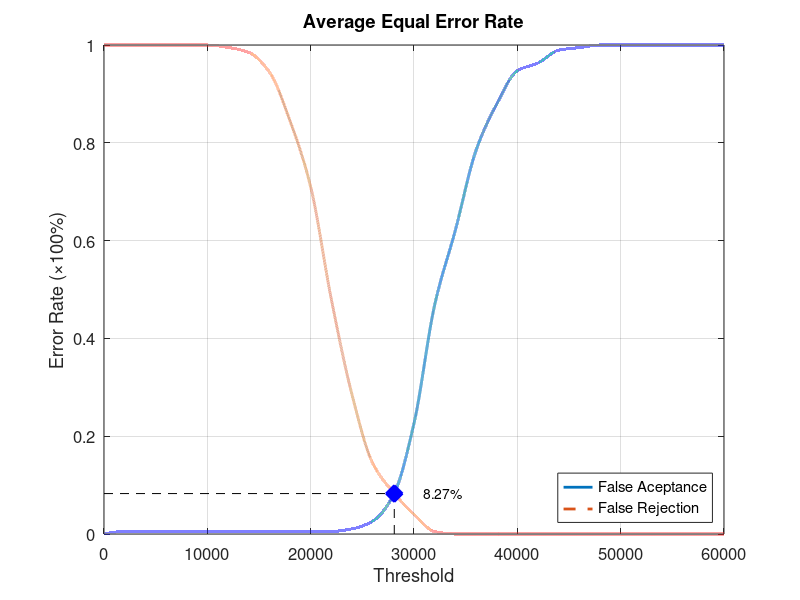
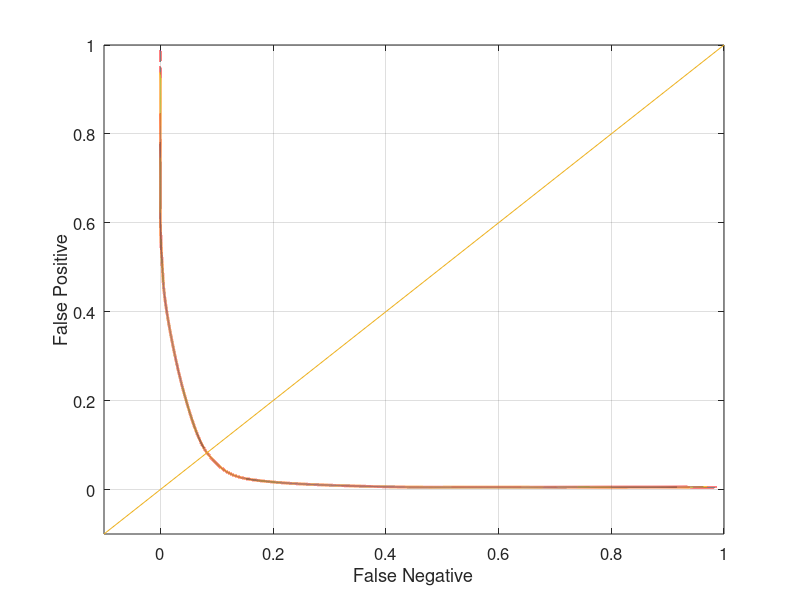

Here is the MATLAB script that generated these plots, in order:
function yEER = Database3_2
close all;
clear;
clc;
x = 0:2000:60000;
xq = 0:0.5:60000;

y0 = [0 0.00526316 0.00526316 0.00526316 0.00526316 0.00526316 0.00526316 0.00526316 0.00526316 0.00526316 0.00526316 0.00526316 0.0105263 0.0263158 0.0789474 0.226316 0.468421 0.621053 0.784211 0.878947 0.947368 0.963158 0.989474 0.994737 1 1 1 1 1 1 1];
yy0 = interp1(x, y0, xq, 'pchip');
y1 = [1 1 1 1 1 1 0.995 0.985 0.945 0.845 0.71 0.48 0.285 0.145 0.085 0.04 0.005 0 0 0 0 0 0 0 0 0 0 0 0 0 0];
yy1 = interp1(x, y1, xq, 'pchip');

% Calculating EER: 
y2 = abs(y0 - y1);
find(y2 == min(y2))
yy2 = abs(yy0 - yy1);
xEER = find(yy2 == min(yy2));
xEERIndex = xq(xEER) % X-axis EER
yEER = yy0(xEER) % Y-axis EER

main = figure
plot(xq, yy0,'-','LineWidth', 2);	hold on
plot(xq, yy1,'--','LineWidth', 2);	hold on
plot([xEERIndex xEERIndex], [0 yEER], 'k--');	hold on
plot([0 xEERIndex], [yEER yEER], 'k--');	hold on
plot(xEERIndex, yEER, 'bx', 'LineWidth', 10);	hold on
text(xEERIndex + 10 * xEERIndex / 100, yEER, [num2str(round((10000 * yEER)) / 100) '%'])
legend('False Aceptance', 'False Rejection', 'Location', 'SouthEast')
xlabel('Threshold')
ylabel('Error Rate (\times100%)')
title('Average Equal Error Rate')
set(gca, 'FontSize', 12)
axis([0 60000 0 1])
grid on

print(main, 'Database3_2Main', '-dpng');
FNRxFPR = figure('Color', [1 1 1]);
plot(yy1, yy0, '-', yy1, yy0, 'LineWidth', 2);
hold on
y = -0.1:0.1:1
plot(y, y); 
set(gca, 'FontSize', 12)
xlabel('False Negative')
ylabel('False Positive')
axis([-0.1 1 -0.1 1])
set(gca, 'FontSize', 12)
grid on

print(FNRxFPR, 'Database3_2FNRxFPR','-dpng');
end
